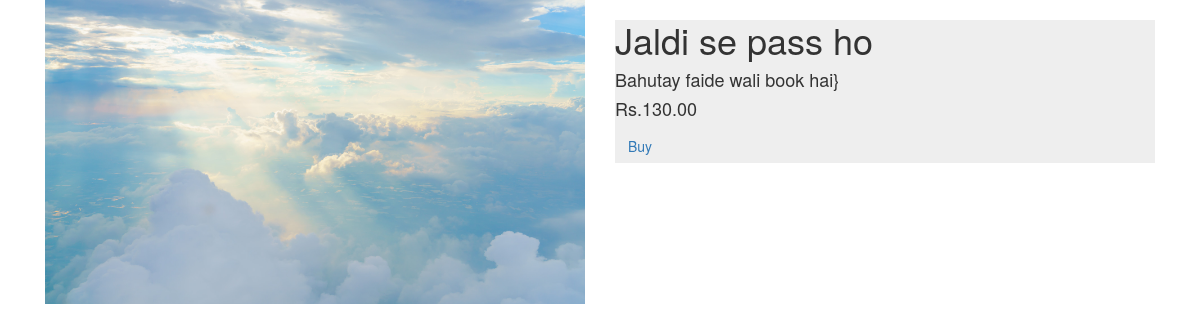
Page /details/1/ on the committed database.
### books/models.py (models this page shows, shortened)
class Books(models.Model):
    bookCot =models.ForeignKey(BookCot, on_delete=models.CASCADE)
    book_name =models.CharField(max_length=200)
    book_desc =models.TextField()
    book_date=models.DateTimeField(auto_now_add=True)
    book_image = models.ImageField(upload_to='Books', default='bk.png')
    book_user=models.ForeignKey(Signup, on_delete=models.CASCADE)
    location=models.ForeignKey(Location, on_delete=models.CASCADE)
    book_price =models.DecimalField(max_digits=8, decimal_places=2)

### books/views.py (the view)
# urls.py: path('details/<int:id>/',views.details, name='details'),
def details(request,id=None):
    book=Books.objects.get(id=id)
    mydic={
        'book':book
    }
    return render(request,'books/bdetails.html',mydic)

### books/templates/books/bdetails.html (shortened to what this page needs)
<!DOCTYPE html>
<html lang="en">
<head>
    <link rel="stylesheet" href="https://maxcdn.bootstrapcdn.com/bootstrap/3.4.0/css/bootstrap.min.css">
</head>
<body>
<div class="container">
    <div class="col-md-6"><img src="{{book.book_image.url}}" width="100%"></div>
    <div class="col-md-6">
        <div class="detaul_page">
            <h1>{{book.book_name}}</h1>
            <h4>{{book.book_desc}}}</h4>
            <h4>Rs.{{book.book_price}}</h4>
            <a href="" class="btn btn-link">Buy</a>
        </div>
    </div>
</div>
</body>
</html>

### books/templates/books/bdetails.html (style rules this page uses)
.detaul_page { background:#eee; }

### rows in the picture
Books: book_image (picture), book_name "Jaldi se pass ho", book_desc "Bahutay faide wali book hai", book_price "130.00"
